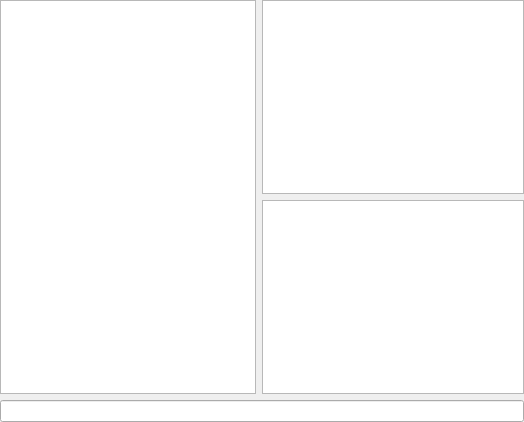
<?xml version="1.0" encoding="UTF-8"?>
<ui version="4.0">
 <class>fIRCtab</class>
 <widget class="QWidget" name="fIRCtab">
  <property name="geometry">
   <rect>
    <x>0</x>
    <y>0</y>
    <width>524</width>
    <height>422</height>
   </rect>
  </property>
  <property name="sizePolicy">
   <sizepolicy hsizetype="Maximum" vsizetype="Maximum">
    <horstretch>0</horstretch>
    <verstretch>0</verstretch>
   </sizepolicy>
  </property>
  <widget class="QWidget" name="horizontalLayoutWidget">
   <property name="geometry">
    <rect>
     <x>0</x>
     <y>0</y>
     <width>524</width>
     <height>422</height>
    </rect>
   </property>
   <layout class="QVBoxLayout" name="horizontalLayout">
    <item>
     <layout class="QHBoxLayout" name="verticalLayout" stretch="0,1">
      <property name="sizeConstraint">
       <enum>QLayout::SetMinAndMaxSize</enum>
      </property>
      <item>
       <widget class="QTextBrowser" name="textBrowser"/>
      </item>
      <item>
       <layout class="QVBoxLayout" name="verticalLayout_2">
        <item>
         <widget class="QListView" name="listView"/>
        </item>
        <item>
         <widget class="QListView" name="listView_2"/>
        </item>
       </layout>
      </item>
     </layout>
    </item>
    <item>
     <widget class="QLineEdit" name="lineEdit"/>
    </item>
   </layout>
  </widget>
 </widget>
 <resources/>
 <connections/>
</ui>
